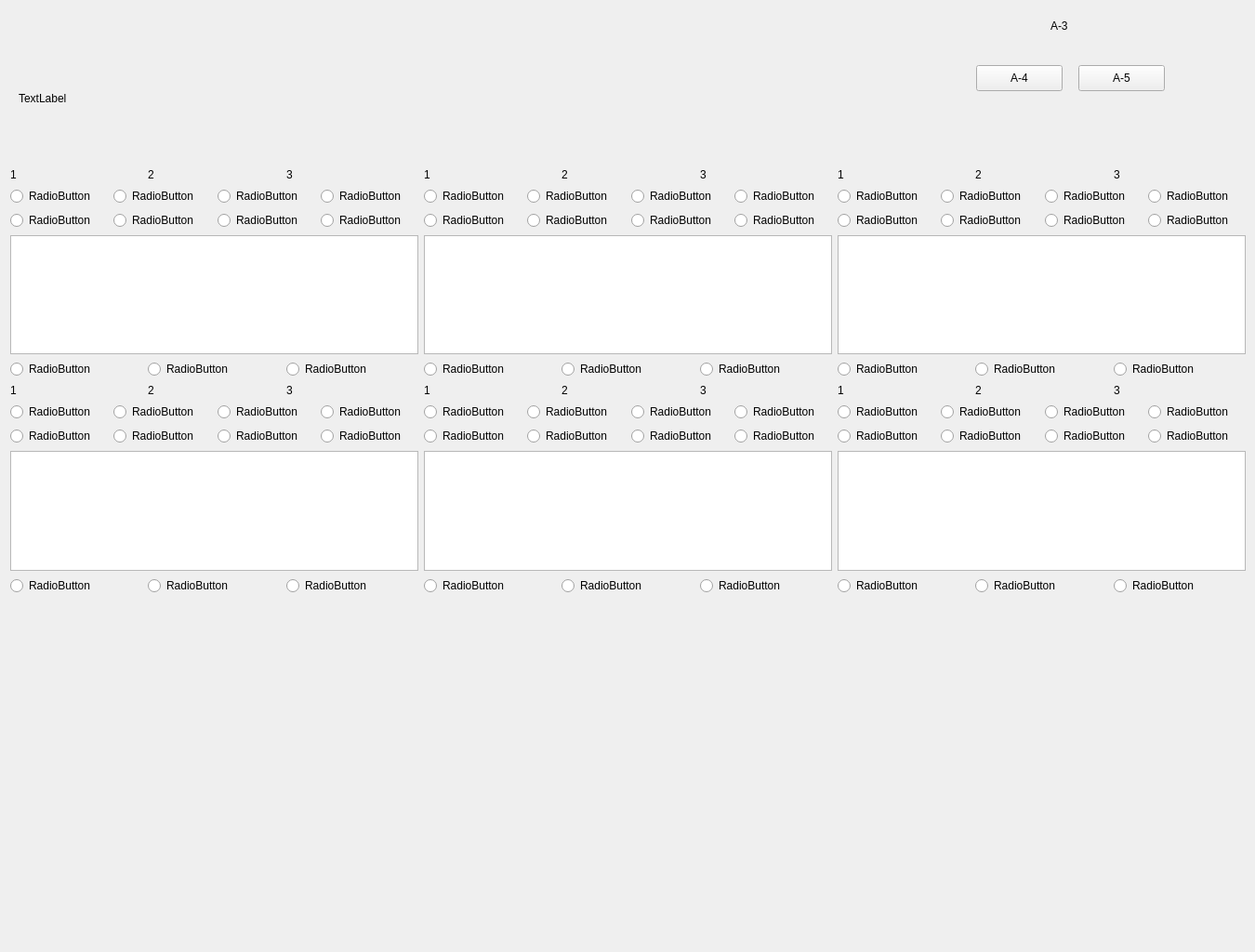
<?xml version="1.0" encoding="UTF-8"?>
<ui version="4.0">
 <class>Widget</class>
 <widget class="QWidget" name="Widget">
  <property name="geometry">
   <rect>
    <x>0</x>
    <y>0</y>
    <width>1350</width>
    <height>1024</height>
   </rect>
  </property>
  <property name="windowTitle">
   <string>Widget</string>
  </property>
  <widget class="QLabel" name="label_4">
   <property name="geometry">
    <rect>
     <x>20</x>
     <y>50</y>
     <width>1301</width>
     <height>111</height>
    </rect>
   </property>
   <property name="text">
    <string>TextLabel</string>
   </property>
  </widget>
  <widget class="QPushButton" name="pushButton">
   <property name="geometry">
    <rect>
     <x>1050</x>
     <y>70</y>
     <width>93</width>
     <height>28</height>
    </rect>
   </property>
   <property name="text">
    <string>A-4</string>
   </property>
  </widget>
  <widget class="QPushButton" name="pushButton_2">
   <property name="geometry">
    <rect>
     <x>1160</x>
     <y>70</y>
     <width>93</width>
     <height>28</height>
    </rect>
   </property>
   <property name="text">
    <string>A-5</string>
   </property>
  </widget>
  <widget class="QLabel" name="label_5">
   <property name="geometry">
    <rect>
     <x>1130</x>
     <y>20</y>
     <width>72</width>
     <height>15</height>
    </rect>
   </property>
   <property name="text">
    <string>A-3</string>
   </property>
  </widget>
  <widget class="QWidget" name="horizontalLayoutWidget_3">
   <property name="geometry">
    <rect>
     <x>0</x>
     <y>170</y>
     <width>1351</width>
     <height>481</height>
    </rect>
   </property>
   <layout class="QHBoxLayout" name="horizontalLayout_17">
    <item>
     <layout class="QGridLayout" name="gridLayout_2">
      <item row="1" column="0">
       <layout class="QVBoxLayout" name="verticalLayout_3">
        <item>
         <layout class="QHBoxLayout" name="horizontalLayout_5">
          <item>
           <widget class="QLabel" name="label_9">
            <property name="text">
             <string>1</string>
            </property>
           </widget>
          </item>
          <item>
           <widget class="QLabel" name="label_10">
            <property name="text">
             <string>2</string>
            </property>
           </widget>
          </item>
          <item>
           <widget class="QLabel" name="label_11">
            <property name="text">
             <string>3</string>
            </property>
           </widget>
          </item>
         </layout>
        </item>
        <item>
         <layout class="QGridLayout" name="gridLayout_4">
          <item row="1" column="0">
           <widget class="QRadioButton" name="radioButton_23">
            <property name="text">
             <string>RadioButton</string>
            </property>
           </widget>
          </item>
          <item row="0" column="0">
           <widget class="QRadioButton" name="radioButton_24">
            <property name="text">
             <string>RadioButton</string>
            </property>
           </widget>
          </item>
          <item row="0" column="2">
           <widget class="QRadioButton" name="radioButton_25">
            <property name="text">
             <string>RadioButton</string>
            </property>
           </widget>
          </item>
          <item row="0" column="1">
           <widget class="QRadioButton" name="radioButton_26">
            <property name="text">
             <string>RadioButton</string>
            </property>
           </widget>
          </item>
          <item row="0" column="3">
           <widget class="QRadioButton" name="radioButton_27">
            <property name="text">
             <string>RadioButton</string>
            </property>
           </widget>
          </item>
          <item row="1" column="1">
           <widget class="QRadioButton" name="radioButton_28">
            <property name="text">
             <string>RadioButton</string>
            </property>
           </widget>
          </item>
          <item row="1" column="2">
           <widget class="QRadioButton" name="radioButton_29">
            <property name="text">
             <string>RadioButton</string>
            </property>
           </widget>
          </item>
          <item row="1" column="3">
           <widget class="QRadioButton" name="radioButton_30">
            <property name="text">
             <string>RadioButton</string>
            </property>
           </widget>
          </item>
         </layout>
        </item>
        <item>
         <widget class="QListView" name="listView_3">
          <property name="font">
           <font>
            <stylestrategy>PreferAntialias</stylestrategy>
           </font>
          </property>
          <property name="lineWidth">
           <number>4</number>
          </property>
          <property name="midLineWidth">
           <number>4</number>
          </property>
          <property name="uniformItemSizes">
           <bool>false</bool>
          </property>
          <property name="selectionRectVisible">
           <bool>false</bool>
          </property>
         </widget>
        </item>
        <item>
         <layout class="QHBoxLayout" name="horizontalLayout_6">
          <item>
           <widget class="QRadioButton" name="radioButton_31">
            <property name="text">
             <string>RadioButton</string>
            </property>
           </widget>
          </item>
          <item>
           <widget class="QRadioButton" name="radioButton_32">
            <property name="text">
             <string>RadioButton</string>
            </property>
           </widget>
          </item>
          <item>
           <widget class="QRadioButton" name="radioButton_33">
            <property name="text">
             <string>RadioButton</string>
            </property>
           </widget>
          </item>
         </layout>
        </item>
       </layout>
      </item>
      <item row="0" column="0">
       <layout class="QVBoxLayout" name="verticalLayout">
        <item>
         <layout class="QHBoxLayout" name="horizontalLayout">
          <item>
           <widget class="QLabel" name="label_3">
            <property name="text">
             <string>1</string>
            </property>
           </widget>
          </item>
          <item>
           <widget class="QLabel" name="label_2">
            <property name="text">
             <string>2</string>
            </property>
           </widget>
          </item>
          <item>
           <widget class="QLabel" name="label">
            <property name="text">
             <string>3</string>
            </property>
           </widget>
          </item>
         </layout>
        </item>
        <item>
         <layout class="QGridLayout" name="gridLayout">
          <item row="1" column="0">
           <widget class="QRadioButton" name="radioButton_2">
            <property name="text">
             <string>RadioButton</string>
            </property>
           </widget>
          </item>
          <item row="0" column="0">
           <widget class="QRadioButton" name="radioButton">
            <property name="text">
             <string>RadioButton</string>
            </property>
           </widget>
          </item>
          <item row="0" column="2">
           <widget class="QRadioButton" name="radioButton_4">
            <property name="text">
             <string>RadioButton</string>
            </property>
           </widget>
          </item>
          <item row="0" column="3">
           <widget class="QRadioButton" name="radioButton_5">
            <property name="text">
             <string>RadioButton</string>
            </property>
           </widget>
          </item>
          <item row="1" column="2">
           <widget class="QRadioButton" name="radioButton_7">
            <property name="text">
             <string>RadioButton</string>
            </property>
           </widget>
          </item>
          <item row="1" column="1">
           <widget class="QRadioButton" name="radioButton_6">
            <property name="text">
             <string>RadioButton</string>
            </property>
           </widget>
          </item>
          <item row="1" column="3">
           <widget class="QRadioButton" name="radioButton_8">
            <property name="text">
             <string>RadioButton</string>
            </property>
           </widget>
          </item>
          <item row="0" column="1">
           <widget class="QRadioButton" name="radioButton_3">
            <property name="text">
             <string>RadioButton</string>
            </property>
           </widget>
          </item>
         </layout>
        </item>
        <item>
         <widget class="QListView" name="listView">
          <property name="font">
           <font>
            <stylestrategy>PreferAntialias</stylestrategy>
           </font>
          </property>
          <property name="lineWidth">
           <number>4</number>
          </property>
          <property name="midLineWidth">
           <number>4</number>
          </property>
          <property name="uniformItemSizes">
           <bool>false</bool>
          </property>
          <property name="selectionRectVisible">
           <bool>false</bool>
          </property>
         </widget>
        </item>
        <item>
         <layout class="QHBoxLayout" name="horizontalLayout_2">
          <item>
           <widget class="QRadioButton" name="radioButton_9">
            <property name="text">
             <string>RadioButton</string>
            </property>
           </widget>
          </item>
          <item>
           <widget class="QRadioButton" name="radioButton_10">
            <property name="text">
             <string>RadioButton</string>
            </property>
           </widget>
          </item>
          <item>
           <widget class="QRadioButton" name="radioButton_11">
            <property name="text">
             <string>RadioButton</string>
            </property>
           </widget>
          </item>
         </layout>
        </item>
       </layout>
      </item>
     </layout>
    </item>
    <item>
     <layout class="QGridLayout" name="gridLayout_3">
      <item row="0" column="0">
       <layout class="QVBoxLayout" name="verticalLayout_2">
        <item>
         <layout class="QHBoxLayout" name="horizontalLayout_3">
          <item>
           <widget class="QLabel" name="label_6">
            <property name="text">
             <string>1</string>
            </property>
           </widget>
          </item>
          <item>
           <widget class="QLabel" name="label_7">
            <property name="text">
             <string>2</string>
            </property>
           </widget>
          </item>
          <item>
           <widget class="QLabel" name="label_8">
            <property name="text">
             <string>3</string>
            </property>
           </widget>
          </item>
         </layout>
        </item>
        <item>
         <layout class="QGridLayout" name="gridLayout_7">
          <item row="1" column="0">
           <widget class="QRadioButton" name="radioButton_12">
            <property name="text">
             <string>RadioButton</string>
            </property>
           </widget>
          </item>
          <item row="0" column="0">
           <widget class="QRadioButton" name="radioButton_13">
            <property name="text">
             <string>RadioButton</string>
            </property>
           </widget>
          </item>
          <item row="0" column="2">
           <widget class="QRadioButton" name="radioButton_14">
            <property name="text">
             <string>RadioButton</string>
            </property>
           </widget>
          </item>
          <item row="0" column="1">
           <widget class="QRadioButton" name="radioButton_15">
            <property name="text">
             <string>RadioButton</string>
            </property>
           </widget>
          </item>
          <item row="0" column="3">
           <widget class="QRadioButton" name="radioButton_16">
            <property name="text">
             <string>RadioButton</string>
            </property>
           </widget>
          </item>
          <item row="1" column="1">
           <widget class="QRadioButton" name="radioButton_17">
            <property name="text">
             <string>RadioButton</string>
            </property>
           </widget>
          </item>
          <item row="1" column="2">
           <widget class="QRadioButton" name="radioButton_18">
            <property name="text">
             <string>RadioButton</string>
            </property>
           </widget>
          </item>
          <item row="1" column="3">
           <widget class="QRadioButton" name="radioButton_19">
            <property name="text">
             <string>RadioButton</string>
            </property>
           </widget>
          </item>
         </layout>
        </item>
        <item>
         <widget class="QListView" name="listView_2">
          <property name="font">
           <font>
            <stylestrategy>PreferAntialias</stylestrategy>
           </font>
          </property>
          <property name="lineWidth">
           <number>4</number>
          </property>
          <property name="midLineWidth">
           <number>4</number>
          </property>
          <property name="uniformItemSizes">
           <bool>false</bool>
          </property>
          <property name="selectionRectVisible">
           <bool>false</bool>
          </property>
         </widget>
        </item>
        <item>
         <layout class="QHBoxLayout" name="horizontalLayout_4">
          <item>
           <widget class="QRadioButton" name="radioButton_20">
            <property name="text">
             <string>RadioButton</string>
            </property>
           </widget>
          </item>
          <item>
           <widget class="QRadioButton" name="radioButton_21">
            <property name="text">
             <string>RadioButton</string>
            </property>
           </widget>
          </item>
          <item>
           <widget class="QRadioButton" name="radioButton_22">
            <property name="text">
             <string>RadioButton</string>
            </property>
           </widget>
          </item>
         </layout>
        </item>
       </layout>
      </item>
      <item row="1" column="0">
       <layout class="QVBoxLayout" name="verticalLayout_6">
        <item>
         <layout class="QHBoxLayout" name="horizontalLayout_11">
          <item>
           <widget class="QLabel" name="label_18">
            <property name="text">
             <string>1</string>
            </property>
           </widget>
          </item>
          <item>
           <widget class="QLabel" name="label_19">
            <property name="text">
             <string>2</string>
            </property>
           </widget>
          </item>
          <item>
           <widget class="QLabel" name="label_20">
            <property name="text">
             <string>3</string>
            </property>
           </widget>
          </item>
         </layout>
        </item>
        <item>
         <layout class="QGridLayout" name="gridLayout_8">
          <item row="1" column="0">
           <widget class="QRadioButton" name="radioButton_56">
            <property name="text">
             <string>RadioButton</string>
            </property>
           </widget>
          </item>
          <item row="0" column="0">
           <widget class="QRadioButton" name="radioButton_57">
            <property name="text">
             <string>RadioButton</string>
            </property>
           </widget>
          </item>
          <item row="0" column="2">
           <widget class="QRadioButton" name="radioButton_58">
            <property name="text">
             <string>RadioButton</string>
            </property>
           </widget>
          </item>
          <item row="0" column="1">
           <widget class="QRadioButton" name="radioButton_59">
            <property name="text">
             <string>RadioButton</string>
            </property>
           </widget>
          </item>
          <item row="0" column="3">
           <widget class="QRadioButton" name="radioButton_60">
            <property name="text">
             <string>RadioButton</string>
            </property>
           </widget>
          </item>
          <item row="1" column="1">
           <widget class="QRadioButton" name="radioButton_61">
            <property name="text">
             <string>RadioButton</string>
            </property>
           </widget>
          </item>
          <item row="1" column="2">
           <widget class="QRadioButton" name="radioButton_62">
            <property name="text">
             <string>RadioButton</string>
            </property>
           </widget>
          </item>
          <item row="1" column="3">
           <widget class="QRadioButton" name="radioButton_63">
            <property name="text">
             <string>RadioButton</string>
            </property>
           </widget>
          </item>
         </layout>
        </item>
        <item>
         <widget class="QListView" name="listView_6">
          <property name="font">
           <font>
            <stylestrategy>PreferAntialias</stylestrategy>
           </font>
          </property>
          <property name="lineWidth">
           <number>4</number>
          </property>
          <property name="midLineWidth">
           <number>4</number>
          </property>
          <property name="uniformItemSizes">
           <bool>false</bool>
          </property>
          <property name="selectionRectVisible">
           <bool>false</bool>
          </property>
         </widget>
        </item>
        <item>
         <layout class="QHBoxLayout" name="horizontalLayout_12">
          <item>
           <widget class="QRadioButton" name="radioButton_64">
            <property name="text">
             <string>RadioButton</string>
            </property>
           </widget>
          </item>
          <item>
           <widget class="QRadioButton" name="radioButton_65">
            <property name="text">
             <string>RadioButton</string>
            </property>
           </widget>
          </item>
          <item>
           <widget class="QRadioButton" name="radioButton_66">
            <property name="text">
             <string>RadioButton</string>
            </property>
           </widget>
          </item>
         </layout>
        </item>
       </layout>
      </item>
     </layout>
    </item>
    <item>
     <layout class="QGridLayout" name="gridLayout_9">
      <item row="0" column="0">
       <layout class="QVBoxLayout" name="verticalLayout_7">
        <item>
         <layout class="QHBoxLayout" name="horizontalLayout_13">
          <item>
           <widget class="QLabel" name="label_21">
            <property name="text">
             <string>1</string>
            </property>
           </widget>
          </item>
          <item>
           <widget class="QLabel" name="label_22">
            <property name="text">
             <string>2</string>
            </property>
           </widget>
          </item>
          <item>
           <widget class="QLabel" name="label_23">
            <property name="text">
             <string>3</string>
            </property>
           </widget>
          </item>
         </layout>
        </item>
        <item>
         <layout class="QGridLayout" name="gridLayout_10">
          <item row="1" column="0">
           <widget class="QRadioButton" name="radioButton_67">
            <property name="text">
             <string>RadioButton</string>
            </property>
           </widget>
          </item>
          <item row="0" column="0">
           <widget class="QRadioButton" name="radioButton_68">
            <property name="text">
             <string>RadioButton</string>
            </property>
           </widget>
          </item>
          <item row="0" column="2">
           <widget class="QRadioButton" name="radioButton_69">
            <property name="text">
             <string>RadioButton</string>
            </property>
           </widget>
          </item>
          <item row="0" column="1">
           <widget class="QRadioButton" name="radioButton_70">
            <property name="text">
             <string>RadioButton</string>
            </property>
           </widget>
          </item>
          <item row="0" column="3">
           <widget class="QRadioButton" name="radioButton_71">
            <property name="text">
             <string>RadioButton</string>
            </property>
           </widget>
          </item>
          <item row="1" column="1">
           <widget class="QRadioButton" name="radioButton_72">
            <property name="text">
             <string>RadioButton</string>
            </property>
           </widget>
          </item>
          <item row="1" column="2">
           <widget class="QRadioButton" name="radioButton_73">
            <property name="text">
             <string>RadioButton</string>
            </property>
           </widget>
          </item>
          <item row="1" column="3">
           <widget class="QRadioButton" name="radioButton_74">
            <property name="text">
             <string>RadioButton</string>
            </property>
           </widget>
          </item>
         </layout>
        </item>
        <item>
         <widget class="QListView" name="listView_7">
          <property name="font">
           <font>
            <stylestrategy>PreferAntialias</stylestrategy>
           </font>
          </property>
          <property name="lineWidth">
           <number>4</number>
          </property>
          <property name="midLineWidth">
           <number>4</number>
          </property>
          <property name="uniformItemSizes">
           <bool>false</bool>
          </property>
          <property name="selectionRectVisible">
           <bool>false</bool>
          </property>
         </widget>
        </item>
        <item>
         <layout class="QHBoxLayout" name="horizontalLayout_14">
          <item>
           <widget class="QRadioButton" name="radioButton_75">
            <property name="text">
             <string>RadioButton</string>
            </property>
           </widget>
          </item>
          <item>
           <widget class="QRadioButton" name="radioButton_76">
            <property name="text">
             <string>RadioButton</string>
            </property>
           </widget>
          </item>
          <item>
           <widget class="QRadioButton" name="radioButton_77">
            <property name="text">
             <string>RadioButton</string>
            </property>
           </widget>
          </item>
         </layout>
        </item>
       </layout>
      </item>
      <item row="1" column="0">
       <layout class="QVBoxLayout" name="verticalLayout_8">
        <item>
         <layout class="QHBoxLayout" name="horizontalLayout_15">
          <item>
           <widget class="QLabel" name="label_24">
            <property name="text">
             <string>1</string>
            </property>
           </widget>
          </item>
          <item>
           <widget class="QLabel" name="label_25">
            <property name="text">
             <string>2</string>
            </property>
           </widget>
          </item>
          <item>
           <widget class="QLabel" name="label_26">
            <property name="text">
             <string>3</string>
            </property>
           </widget>
          </item>
         </layout>
        </item>
        <item>
         <layout class="QGridLayout" name="gridLayout_11">
          <item row="1" column="0">
           <widget class="QRadioButton" name="radioButton_78">
            <property name="text">
             <string>RadioButton</string>
            </property>
           </widget>
          </item>
          <item row="0" column="0">
           <widget class="QRadioButton" name="radioButton_79">
            <property name="text">
             <string>RadioButton</string>
            </property>
           </widget>
          </item>
          <item row="0" column="2">
           <widget class="QRadioButton" name="radioButton_80">
            <property name="text">
             <string>RadioButton</string>
            </property>
           </widget>
          </item>
          <item row="0" column="1">
           <widget class="QRadioButton" name="radioButton_81">
            <property name="text">
             <string>RadioButton</string>
            </property>
           </widget>
          </item>
          <item row="0" column="3">
           <widget class="QRadioButton" name="radioButton_82">
            <property name="text">
             <string>RadioButton</string>
            </property>
           </widget>
          </item>
          <item row="1" column="1">
           <widget class="QRadioButton" name="radioButton_83">
            <property name="text">
             <string>RadioButton</string>
            </property>
           </widget>
          </item>
          <item row="1" column="2">
           <widget class="QRadioButton" name="radioButton_84">
            <property name="text">
             <string>RadioButton</string>
            </property>
           </widget>
          </item>
          <item row="1" column="3">
           <widget class="QRadioButton" name="radioButton_85">
            <property name="text">
             <string>RadioButton</string>
            </property>
           </widget>
          </item>
         </layout>
        </item>
        <item>
         <widget class="QListView" name="listView_8">
          <property name="font">
           <font>
            <stylestrategy>PreferAntialias</stylestrategy>
           </font>
          </property>
          <property name="lineWidth">
           <number>4</number>
          </property>
          <property name="midLineWidth">
           <number>4</number>
          </property>
          <property name="uniformItemSizes">
           <bool>false</bool>
          </property>
          <property name="selectionRectVisible">
           <bool>false</bool>
          </property>
         </widget>
        </item>
        <item>
         <layout class="QHBoxLayout" name="horizontalLayout_16">
          <item>
           <widget class="QRadioButton" name="radioButton_86">
            <property name="text">
             <string>RadioButton</string>
            </property>
           </widget>
          </item>
          <item>
           <widget class="QRadioButton" name="radioButton_87">
            <property name="text">
             <string>RadioButton</string>
            </property>
           </widget>
          </item>
          <item>
           <widget class="QRadioButton" name="radioButton_88">
            <property name="text">
             <string>RadioButton</string>
            </property>
           </widget>
          </item>
         </layout>
        </item>
       </layout>
      </item>
     </layout>
    </item>
   </layout>
  </widget>
  <zorder>label_4</zorder>
  <zorder>pushButton</zorder>
  <zorder>pushButton_2</zorder>
  <zorder>label_5</zorder>
  <zorder>listView</zorder>
  <zorder>horizontalLayoutWidget_3</zorder>
 </widget>
 <layoutdefault spacing="6" margin="11"/>
 <resources/>
 <connections/>
</ui>
